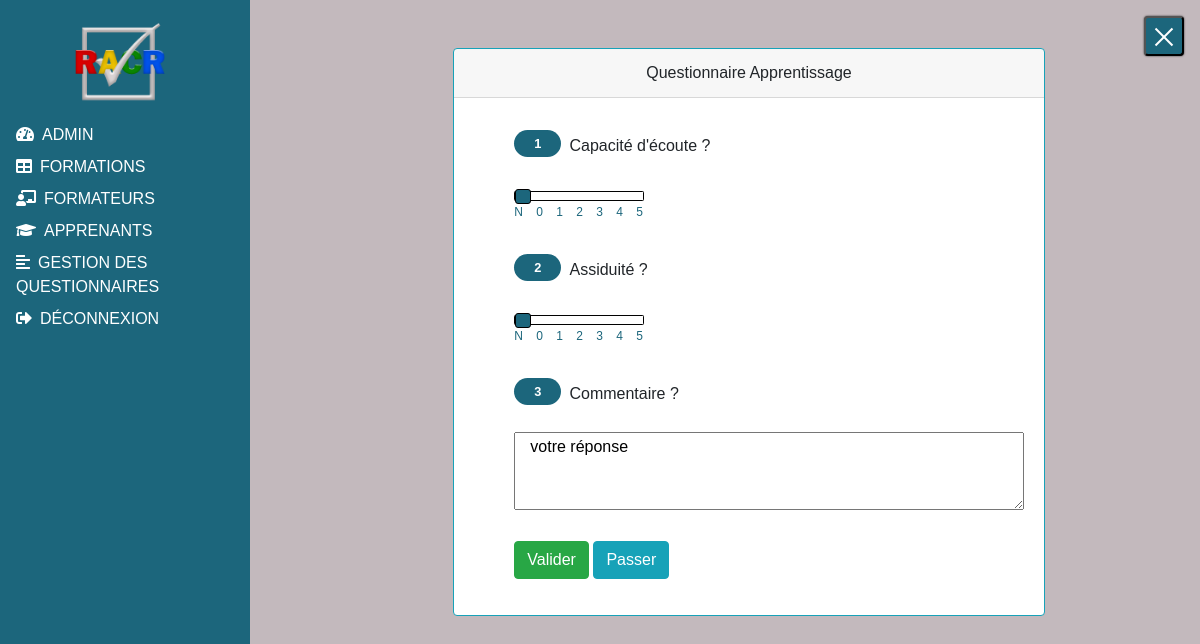
The page /phpEvaluation/questionnaireApprentissage.php?idQuestionnaire=3 (signed in) on the database its author committed.
### tables this page shows
CREATE TABLE IF NOT EXISTS `question` (
  `idQuestion` int(11) NOT NULL AUTO_INCREMENT,
  `idQuestionnaire` int(11) NOT NULL,
  `idCategorie` tinyint(4) NOT NULL,
  `intituleQuestion` varchar(250) NOT NULL,
  `typeQuestion` tinyint(4) NOT NULL COMMENT '0=range,1=texte',
  PRIMARY KEY (`idQuestion`),
  KEY `idCategorie` (`idCategorie`),
  KEY `idQuestionnaire` (`idQuestionnaire`)
);

### phpEvaluation/evaluationFunction.php (called while the page is built, shortened)
<?php
    function affichageQuestion(){
        try{
            $co=connexion();
            $idQuestionnaire=$_GET['idQuestionnaire'];
            $sql="SELECT * FROM `question` WHERE `idQuestionnaire` = '".$idQuestionnaire."' ORDER BY `typeQuestion`";
            $affichageQuestionReaction=$co->prepare($sql);
            $affichageQuestionReaction->execute();
            return $affichageQuestionReaction;
        }catch(PDOException $e){
            echo 'Erreur: ' .$e->getMessage();
        }finally {
            $co=null;
        }
    }
    ?>

### phpEvaluation/questionnaireApprentissage.php (the view, shortened to what this page needs)
<!DOCTYPE html>
<html lang="fr">
<head>
	<link rel="stylesheet" href="../vendor/fontawesome/css/all.min.css" type="text/css">
	<link rel="stylesheet" href="../vendor/bootstrap/css/bootstrap.min.css" type="text/css" />
	<link rel="stylesheet" type="text/css" href="../vendor/DataTables/datatables.min.css"/>
	<link rel="stylesheet" href="../css/style.css" type="text/css">
</head>
<body>
<?php
	if($_SESSION['PROFILE']['idRole'] != 1){?>
	<div id="sidebar-wrapper" class="active">
			<img src="../img/logob.png" class="logo" />
		<ul>
            <li><a href="../phpAdmin/admin.php"><i class="fas fa-tachometer-alt"></i><span>Admin</span></a></li>
			<li><a href="../phpFormation/formation.php"><i class="fas fa-table"></i><span>Formations</span></a></li>
			<li><a href="../phpFormateur/formateur.php"><i class="fas fa-chalkboard-teacher"></i><span>Formateurs</span></a></li>
			<li><a href="../phpApprenant/apprenant.php"><i class="fas fa-graduation-cap"></i><span>Apprenants</span></a></li>
			<li><a href="questionnaire.php"><i class="fas fa-align-left"></i><span>Gestion des questionnaires</span></a></li>
			<li><a onclick="return confirm('Etes vous sur de vouloir vous déconnecter')" href="../logOut.php"><i class="fas fa-sign-out-alt" ></i><span>Déconnexion</span></a></li>
		</ul>
	</div>
	<div id="content-wrapper" class="active">
		<button id="toggle-wrapper"><span class="active"></span><span class="active"></span><span class="active"></span></button>
	<?php
	}?>
			<section class="container-fluid pl-5 mt-5">
                <div class="row justify-content-center">
                    <article class="col-12 col-sm-8">
                    <div class="card border-info">
                            <div class="card-header text-center">Questionnaire Apprentissage</div>
                            <div class="card-body">
								<form action="evaluationFunction.php?page=2" method="post" enctype="multipart/form-data">
									<ol class="questionOl">
											<?php
											require_once"evaluationFunction.php";
											$affichage=affichageQuestion();
											foreach($affichage as $question){
													if($question['idCategorie'] == 2){?>
													<li class="questionLi py-3"><?=$question['intituleQuestion']?></li>
												<?php if($question['typeQuestion'] == 0){?>
													<input type="range" class="range custom-slider custom-slider-bullet" name="reponse[]" value="-1" min="-1" max="5">
													<p class="rangevaleur">N 0 1 2 3 4 5</p>
												<?php }else{?>
													<textarea class="col-12" name="reponse[]" cols="100" rows="3">votre réponse</textarea>
											<?php }}}?>
											<button type="submit" class="btn btn-success mt-4" name="enregistrerReponse">Valider</button>
											<button type="submit" class="btn btn-info mt-4" name="passerReponse">Passer</button>
										</ol>
									</form>
                            </div>
                        </div>
                    </article>
                </div>
            </section>
	<?php
	if($_SESSION['PROFILE']['idRole'] != 1){?>
	</div>
	<?php }?>
</body></html>

### css/style.css (style rules this page uses)
body, html { height: 100%; overflow-x: hidden; width: 100%; font-family: Helvetica, sans-serif; }
body { background-size: cover; background-attachment: fixed; background-color: rgba(138, 118, 125, 0.507); }
.container-fluid { margin: 0; padding: 0; }
#toggle-wrapper { background-color: rgb(28, 102, 124); border-radius: .25rem; box-shadow: 0 0 2px #222; height: 40px; position: fixed; right: 1rem; top: 1rem; width: 40px; z-index: 10; }
#toggle-wrapper span { background-color: rgb(255, 255, 255); height: 2px; position: absolute; transform: translateX(-50%); transition: all 1s ease; width: 24px; }
#toggle-wrapper span:nth-child(3) { top: 28px; }
#toggle-wrapper span:nth-child(3).active { top: 28px; transform: translate(-50%, -500%) rotate(-45deg); }
#content-wrapper { bottom: 0; left: 0; position: absolute; top: 0; transition: all 1s ease; width: 100%; height: 100vh; min-height: 100%; }
#content-wrapper.active { left: 250px; width: calc(100vw - 250px); }
#sidebar-wrapper { background-color: rgb(28, 102, 124); color: rgb(255, 255, 255); left: -250px; min-height: 100vh; position: fixed; text-transform: uppercase; top: 0; transition: all 1s ease; width: 250px; z-index: 1; }
#sidebar-wrapper.active { left: 0; }
#sidebar-wrapper .logo { padding: .5rem 0; width: 150px; margin-left: 45px; }
#sidebar-wrapper ul { list-style: none; margin: 0; padding: 0 1rem; text-align: left; }
#sidebar-wrapper ul li { list-style: none; padding-bottom: .5rem; }
#sidebar-wrapper ul span { color: rgb(255, 255, 255); padding-left: .5rem; }
#sidebar-wrapper ul a { color: rgb(255, 255, 255); }
li { list-style: none !important; }
p { color: white; }
.questionOl { align-items: center !important; counter-reset: repas; }
.questionLi { list-style-type: none; counter-increment: repas; margin-bottom: 10px; padding-bottom: 10px; }
.questionLi:before { content: counter(repas); padding: 6px 20px 6px; margin-right: 8px; vertical-align: top; background: rgb(28, 102, 124); -moz-border-radius: 60px; border-radius: 60px; font-weight: bold; font-size: 0.8em; color: white; }
.range { width: 130px; }
.rangevaleur { position: relative; font-size: 12px; letter-spacing: 5px; top: -5px; color:rgb(28, 102, 124); }
#sidebar-wrapper li span { font-family: 'Lucida Sans', 'Lucida Sans Regular', 'Lucida Grande', 'Lucida Sans Unicode', Geneva, Verdana, sans-serif!important; }
span { color: white; }
input[type=range] { background-color: transparent; -webkit-appearance: none; }

### rows shown on the page
question: intituleQuestion "Capacité d'écoute ?"
question: intituleQuestion "Assiduité ?"
question: intituleQuestion "Commentaire ?"
